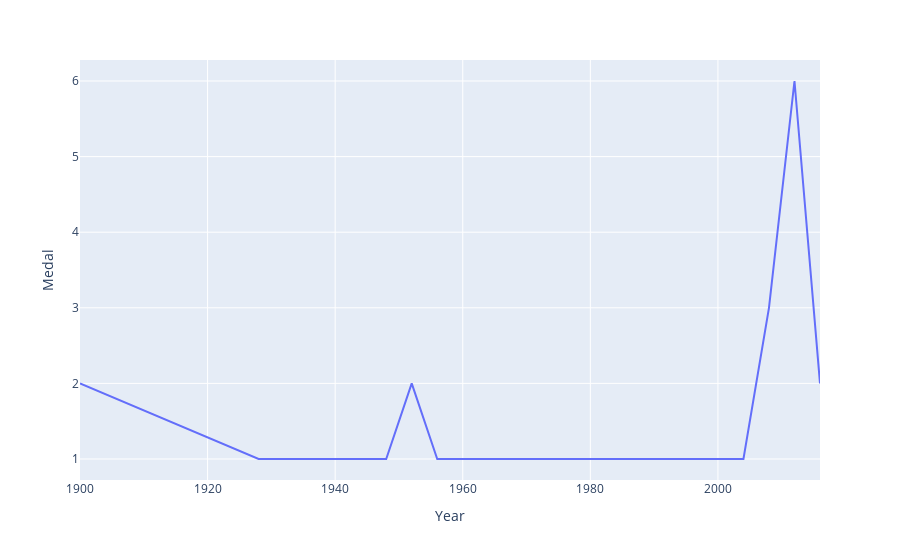

Notebook code for this chart:
### Code cell
fig=px.line(final_df , x='Year' , y='Medal')
fig.show()

### Figure 1 — Plotly figure (JSON) as saved in the notebook; plotly's stock layout.template omitted (floating-point values rounded to 4 significant figures)
{"data": [{"hovertemplate": "Year=%{x}<br>Medal=%{y}<extra></extra>", "legendgroup": "", "line": {"color": "#636efa", "dash": "solid"}, "marker": {"symbol": "circle"}, "mode": "lines", "name": "", "orientation": "v", "showlegend": false, "type": "scatter", "x": [1900, 1928, 1932, 1936, 1948, 1952, 1956, 1960, 1964, 1968, 1972, 1980, 1996, 2000, 2004, 2008, 2012, 2016], "xaxis": "x", "y": [2, 1, 1, 1, 1, 2, 1, 1, 1, 1, 1, 1, 1, 1, 1, 3, 6, 2], "yaxis": "y"}], "layout": {"legend": {"tracegroupgap": 0}, "margin": {"t": 60}, "xaxis": {"anchor": "y", "domain": [0, 1], "title": {"text": "Year"}}, "yaxis": {"anchor": "x", "domain": [0, 1], "title": {"text": "Medal"}}}}
